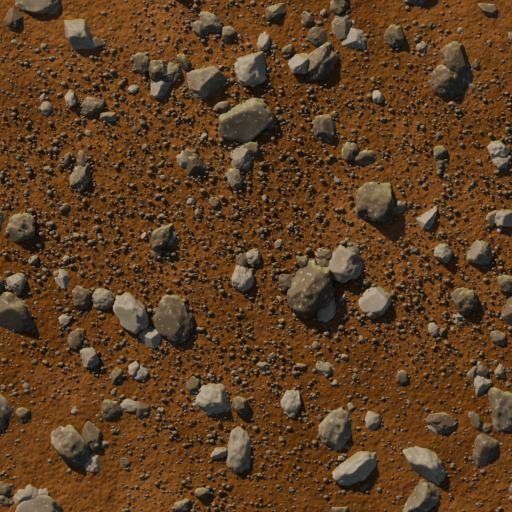
#> input picture dev/tex-backup/dirt_tropical.png, 512 x 512 px
$ python lift_lights.py ../tex-backup/dirt_tropical.png out.png
#> lines starting #> are read from the running program, lines starting #| are printed output that depends on the picture
"""Светлее освещённые грани текстуры (критик r38, замки: «стена — тёплые блики заката на верхне-левых гранях блоков,
p95 112 → 130, R−B бликов около +30»; у нас блики уже тёплые, R−B +43, но тусклые).

python dev/tools/lift_lights.py <родная.webp> <выход.png> [--lift 22] [--lo 70] [--hi 99.5] [--warm 0]
затем: python dev/make_native.py <выход.png> <имя> --no-match --lossy --quality 90   (малая — точное уменьшение родной)

Яркость L' = L + lift·smoothstep(процентиль lo, процентиль hi, L): тени и средние тона прежние, светлые грани светлее —
блоки объёмнее, не «серее». Цвет — множителем L'/L (тон прежний); warm — доля сдвига бликов к тёплому (R вверх, B вниз).
"""
import argparse

import numpy as np
from PIL import Image

Image.MAX_IMAGE_PIXELS = None
Y = np.array([0.299, 0.587, 0.114], np.float32)


def smooth(e0, e1, x):
    t = np.clip((x - e0) / max(e1 - e0, 1e-6), 0, 1); return t * t * (3 - 2 * t)


def main():
    ap = argparse.ArgumentParser()
    ap.add_argument('src'); ap.add_argument('out')
    ap.add_argument('--lift', type=float, default=22); ap.add_argument('--lo', type=float, default=70); ap.add_argument('--hi', type=float, default=99.5)
    ap.add_argument('--warm', type=float, default=0.0)
    a = ap.parse_args()
    img = np.asarray(Image.open(a.src).convert('RGB'), dtype=np.float32)
    L = img @ Y; q0, q1 = np.percentile(L, [a.lo, a.hi])
#> after `L = img @ Y`:
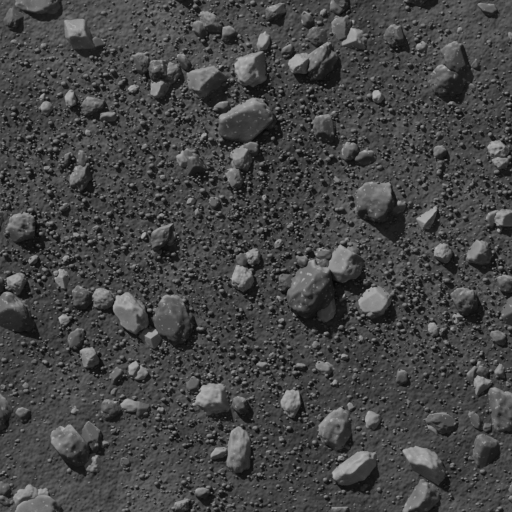
#> L: shape (512, 512) float32; min 4.85, max 182, mean 69.3
#> after `q0, q1 = np.percentile(L, [a.lo, a.hi])`: q0 = 79.29; q1 = 159.4
    w = smooth(q0, q1, L)
#> in smooth, `t = np.clip((x - e0) / max(e1 - e0, 1e-06), 0, 1)`:
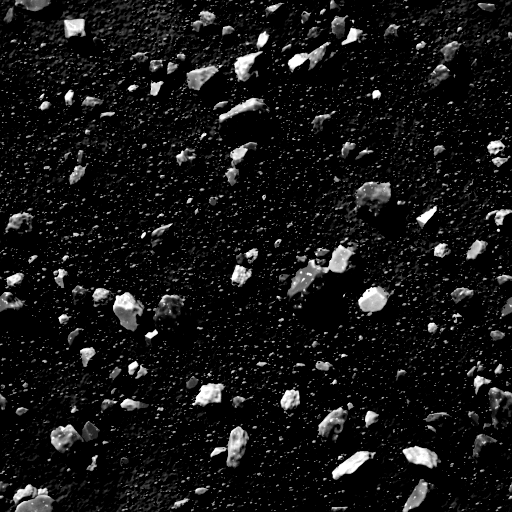
#> t: shape (512, 512) float32; min 0, max 1, mean 0.0819
#> in smooth, `return t * t * (3 - 2 * t)`:
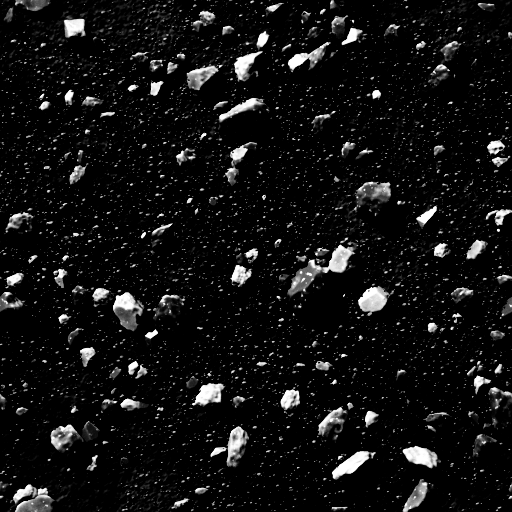
#> returned value: shape (512, 512) float32; min 0, max 1, mean 0.0711
    out = img * ((L + a.lift * w) / np.maximum(L, 1))[..., None]
    if a.warm:
        out[..., 0] += a.warm * 20 * w; out[..., 2] -= a.warm * 20 * w
    L1 = np.clip(out, 0, 255) @ Y
    print('lift: p50 %.0f → %.0f, p95 %.0f → %.0f, p99 %.0f → %.0f' % (np.percentile(L, 50), np.percentile(L1, 50), np.percentile(L, 95),
          np.percentile(L1, 95), np.percentile(L, 99), np.percentile(L1, 99)))
#| lift: p50 69 → 69, p95 123 → 136, p99 153 → 175
    Image.fromarray(np.clip(out, 0, 255).round().astype(np.uint8)).save(a.out)


if __name__ == '__main__':
    main()

$ run again, on dev/tex-backup/cap_ash.png
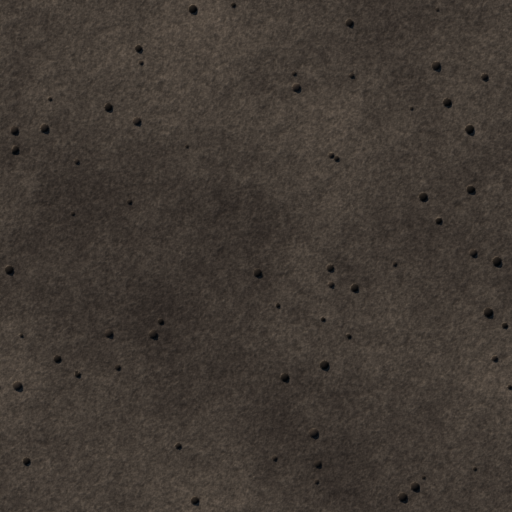
#> input picture dev/tex-backup/cap_ash.png, 512 x 512 px
#> in main, `L = img @ Y`:
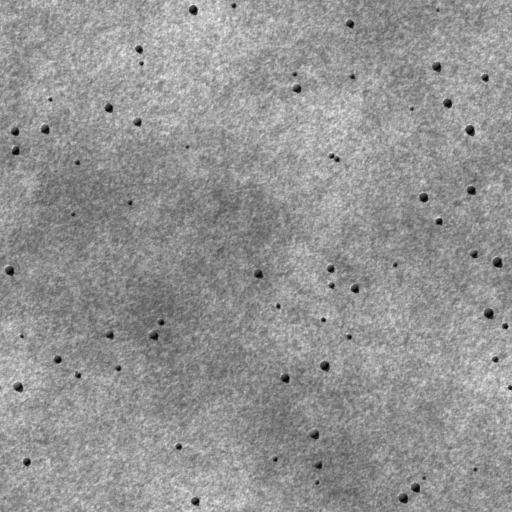
#> L: shape (512, 512) float32; min 2.82, max 97.52, mean 57.9; drawn with min black and max white
#> q0 = 62.29; q1 = 78.96
#> in main, `L1 = np.clip(out, 0, 255) @ Y`:
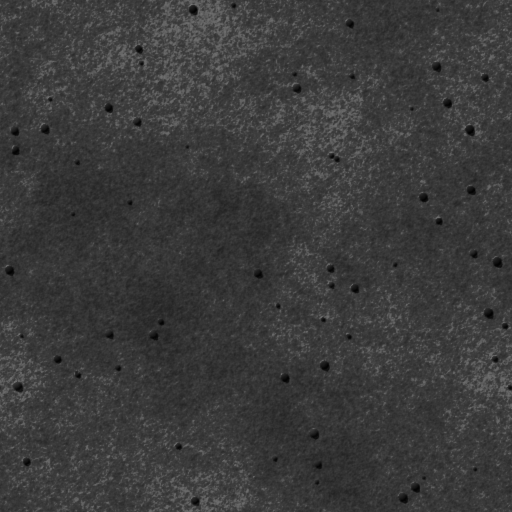
#> L1: shape (512, 512) float32; min 2.82, max 119.5, mean 59.6
#| lift: p50 58 → 58, p95 71 → 83, p99 77 → 98
